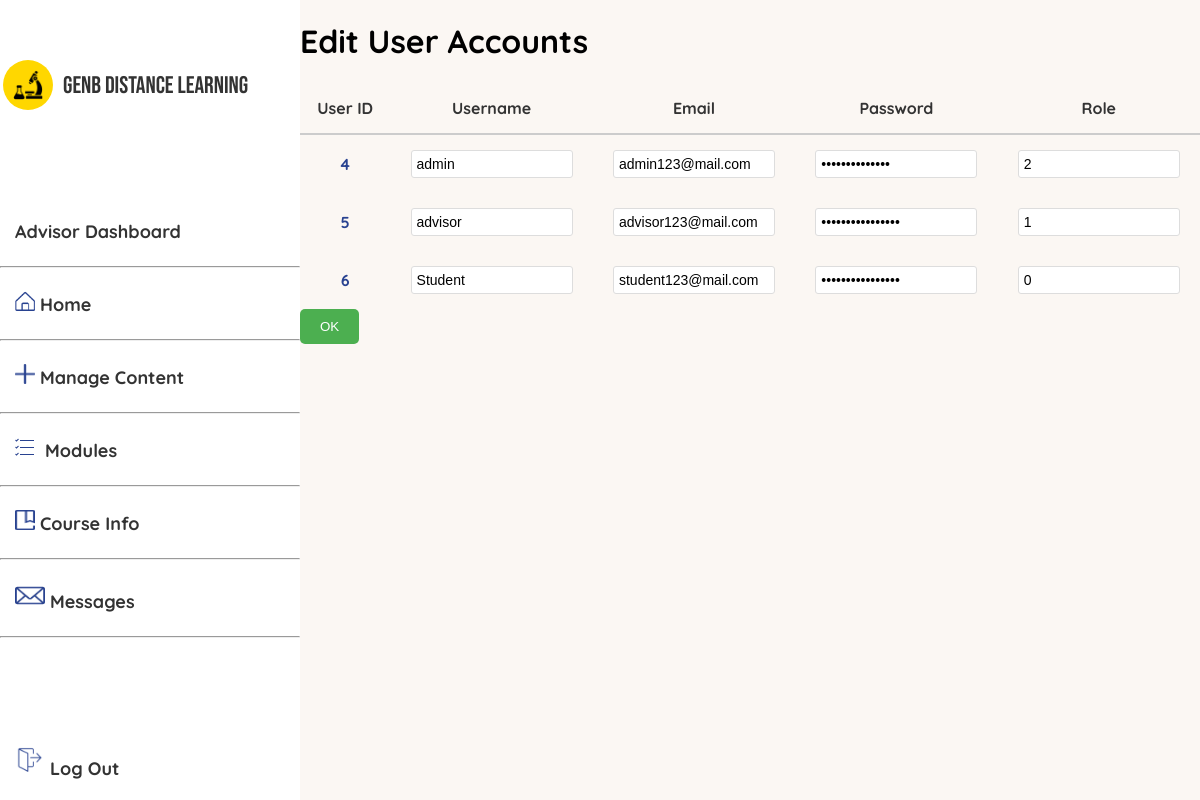
Screenshot of /editaccounts.php (signed in) with the database file from the repository.
### tables this page shows
CREATE TABLE `users` (
  `user_id` int(11) NOT NULL,
  `username` varchar(50) NOT NULL,
  `email` varchar(50) NOT NULL,
  `password` varchar(255) NOT NULL,
  `role` int(11) DEFAULT 0
);

### editaccounts.php (the view, shortened to what this page needs)
<?php
include "connection.php";
$conn = new mysqli($servername, $db_username, $db_password, $db_name);
$sql = "SELECT * FROM users";
$result = $conn->query($sql);
include 'sidebar.php';
?>
<!DOCTYPE html>
<html lang="en">
<head>
</head>
<body>
    <h1>Edit User Accounts</h1>
    <form method="POST">
        <table>
            <thead>
                <tr>
                    <th>User ID</th>
                    <th>Username</th>
                    <th>Email</th>
                    <th>Password</th>
                    <th>Role</th>
                </tr>
            </thead>
            <tbody>
                <?php if ($result->num_rows > 0): ?>
                    <?php while ($row = $result->fetch_assoc()): ?>
                        <tr>
                            <td><?php echo $row['user_id']; ?></td>
                            <td>
                                <input type="text" name="user[<?php echo $row['user_id']; ?>][username]" value="<?php echo $row['username']; ?>" required>
                            </td>
                            <td>
                                <input type="text" name="user[<?php echo $row['user_id']; ?>][email]" value="<?php echo $row['email']; ?>" required>
                            </td>
                            <td>
                              <input type="password"
                                     name="user[<?php echo $row['user_id']; ?>][password]"
                                     value="<?php echo $row['password']; ?>"
                                     required
                                     onfocus="togglePasswordVisibility(this, true)"
                                     onblur="togglePasswordVisibility(this, false)">
                            </td>
                            <td>
                                <input type="text" name="user[<?php echo $row['user_id']; ?>][role]" value="<?php echo $row['role']; ?>" required>
                            </td>
                        </tr>
                    <?php endwhile; ?>
                <?php else: ?>
                    <tr>
                        <td colspan="5">No users found.</td>
                    </tr>
                <?php endif; ?>
            </tbody>
        </table>
        <button type="submit" class="btn" onclick="confirmSubmission(event)">OK</button>
    </form>
</body>
</html>

### editaccounts.php (style rules this page uses)
body { font-family: 'Quicksand', sans-serif; margin: 0; padding: 0; display: flex; flex-direction: column; min-height: 100vh; margin-left: 300px; background-color: rgba(247, 238, 231, 0.47); }
table { width: 100%; border-collapse: collapse; background-color: transparent; box-shadow: none; border: none; }
table th, table td { padding: 15px; text-align: center; border: none; font-weight: bold; color: #284290; }
table th { border-bottom: 2px solid #ccc; background-color: transparent; color: #333; font-weight: bolder; }
table tr { border: none; }
table tr:nth-child(even) { background-color: transparent; }
table td { border-top: none; }
input[type="text"] { width: 150px; padding: 5px; border: 1px solid #ddd; border-radius: 3px; font-size: 14px; }
input[type="password"] { width: 150px; padding: 5px; border: 1px solid #ddd; border-radius: 3px; font-size: 14px; }
.btn { padding: 10px 20px; background-color: #4caf50; color: white; border: none; cursor: pointer; border-radius: 5px; }

### rows the page displays
users: user_id "4", username "admin", email "admin123@mail.com", role "2"
users: user_id "5", username "advisor", email "advisor123@mail.com", role "1"
users: user_id "6", username "Student", email "student123@mail.com", role "0"
